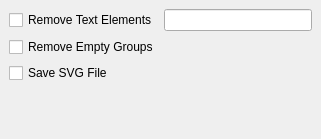
<?xml version="1.0" encoding="UTF-8"?>
<ui version="4.0">
 <class>SvgScrollArea</class>
 <widget class="QScrollArea" name="SvgScrollArea">
  <property name="geometry">
   <rect>
    <x>0</x>
    <y>0</y>
    <width>321</width>
    <height>139</height>
   </rect>
  </property>
  <property name="frameShape">
   <enum>QFrame::NoFrame</enum>
  </property>
  <property name="widgetResizable">
   <bool>true</bool>
  </property>
  <property name="alignment">
   <set>Qt::AlignLeading|Qt::AlignLeft|Qt::AlignTop</set>
  </property>
  <widget class="QWidget" name="scrollAreaWidgetContents">
   <property name="geometry">
    <rect>
     <x>0</x>
     <y>0</y>
     <width>321</width>
     <height>139</height>
    </rect>
   </property>
   <layout class="QGridLayout" name="gridLayout_5">
    <item row="1" column="0" colspan="2">
     <widget class="QCheckBox" name="removeGroupsCheckBox">
      <property name="text">
       <string>Remove Empty Groups</string>
      </property>
     </widget>
    </item>
    <item row="0" column="1">
     <widget class="QLineEdit" name="removeTextLineEdit"/>
    </item>
    <item row="0" column="0">
     <widget class="QCheckBox" name="removeTextCheckBox">
      <property name="text">
       <string>Remove Text Elements</string>
      </property>
     </widget>
    </item>
    <item row="3" column="0">
     <spacer name="verticalSpacer_3">
      <property name="orientation">
       <enum>Qt::Vertical</enum>
      </property>
      <property name="sizeHint" stdset="0">
       <size>
        <width>20</width>
        <height>40</height>
       </size>
      </property>
     </spacer>
    </item>
    <item row="2" column="0" colspan="2">
     <widget class="QCheckBox" name="saveCheckBox">
      <property name="text">
       <string>Save SVG File</string>
      </property>
     </widget>
    </item>
   </layout>
  </widget>
 </widget>
 <resources/>
 <connections/>
</ui>
